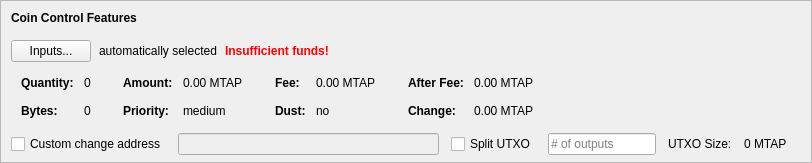
    <widget class="QFrame" name="frameCoinControl">
     <property name="sizePolicy">
      <sizepolicy hsizetype="Expanding" vsizetype="Expanding">
       <horstretch>0</horstretch>
       <verstretch>0</verstretch>
      </sizepolicy>
     </property>
     <property name="maximumSize">
      <size>
       <width>16777215</width>
       <height>16777215</height>
      </size>
     </property>
     <property name="frameShape">
      <enum>QFrame::StyledPanel</enum>
     </property>
     <property name="frameShadow">
      <enum>QFrame::Sunken</enum>
     </property>
     <layout class="QVBoxLayout" name="verticalLayoutCoinControl2">
      <property name="spacing">
       <number>0</number>
      </property>
      <property name="leftMargin">
       <number>0</number>
      </property>
      <property name="topMargin">
       <number>0</number>
      </property>
      <property name="rightMargin">
       <number>0</number>
      </property>
      <property name="bottomMargin">
       <number>6</number>
      </property>
      <item>
       <layout class="QVBoxLayout" name="verticalLayoutCoinControl" stretch="0,0,0,0,1">
        <property name="spacing">
         <number>0</number>
        </property>
        <property name="leftMargin">
         <number>10</number>
        </property>
        <property name="topMargin">
         <number>10</number>
        </property>
        <item>
         <layout class="QHBoxLayout" name="horizontalLayoutCoinControl1">
          <property name="bottomMargin">
           <number>15</number>
          </property>
          <item>
           <widget class="QLabel" name="labelCoinControlFeatures">
            <property name="sizePolicy">
             <sizepolicy hsizetype="Preferred" vsizetype="Maximum">
              <horstretch>0</horstretch>
              <verstretch>0</verstretch>
             </sizepolicy>
            </property>
            <property name="font">
             <font>
              <weight>75</weight>
              <bold>true</bold>
             </font>
            </property>
            <property name="styleSheet">
             <string notr="true">font-weight:bold;</string>
            </property>
            <property name="text">
             <string>Coin Control Features</string>
            </property>
           </widget>
          </item>
         </layout>
        </item>
        <item>
         <layout class="QHBoxLayout" name="horizontalLayoutCoinControl2" stretch="0,0,0,0">
          <property name="spacing">
           <number>8</number>
          </property>
          <property name="bottomMargin">
           <number>10</number>
          </property>
          <item>
           <widget class="QPushButton" name="pushButtonCoinControl">
            <property name="styleSheet">
             <string notr="true"/>
            </property>
            <property name="text">
             <string>Inputs...</string>
            </property>
            <property name="autoDefault">
             <bool>false</bool>
            </property>
           </widget>
          </item>
          <item>
           <widget class="QLabel" name="labelCoinControlAutomaticallySelected">
            <property name="text">
             <string>automatically selected</string>
            </property>
            <property name="margin">
             <number>5</number>
            </property>
           </widget>
          </item>
          <item>
           <widget class="QLabel" name="labelCoinControlInsuffFunds">
            <property name="font">
             <font>
              <weight>75</weight>
              <bold>true</bold>
             </font>
            </property>
            <property name="styleSheet">
             <string notr="true">color:red;font-weight:bold;</string>
            </property>
            <property name="text">
             <string>Insufficient funds!</string>
            </property>
            <property name="margin">
             <number>5</number>
            </property>
           </widget>
          </item>
          <item>
           <spacer name="horizontalSpacerCoinControl">
            <property name="orientation">
             <enum>Qt::Horizontal</enum>
            </property>
            <property name="sizeHint" stdset="0">
             <size>
              <width>40</width>
              <height>1</height>
             </size>
            </property>
           </spacer>
          </item>
         </layout>
        </item>
        <item>
         <widget class="QWidget" name="widgetCoinControl" native="true">
          <property name="sizePolicy">
           <sizepolicy hsizetype="Preferred" vsizetype="Preferred">
            <horstretch>0</horstretch>
            <verstretch>0</verstretch>
           </sizepolicy>
          </property>
          <property name="minimumSize">
           <size>
            <width>0</width>
            <height>0</height>
           </size>
          </property>
          <property name="styleSheet">
           <string notr="true"/>
          </property>
          <layout class="QHBoxLayout" name="horizontalLayoutCoinControl5">
           <property name="leftMargin">
            <number>0</number>
           </property>
           <property name="topMargin">
            <number>0</number>
           </property>
           <property name="rightMargin">
            <number>0</number>
           </property>
           <property name="bottomMargin">
            <number>0</number>
           </property>
           <item>
            <layout class="QHBoxLayout" name="horizontalLayoutCoinControl3" stretch="0,0,0,1">
             <property name="spacing">
              <number>20</number>
             </property>
             <property name="topMargin">
              <number>0</number>
             </property>
             <property name="bottomMargin">
              <number>10</number>
             </property>
             <item>
              <layout class="QFormLayout" name="formLayoutCoinControl1">
               <property name="horizontalSpacing">
                <number>10</number>
               </property>
               <property name="verticalSpacing">
                <number>14</number>
               </property>
               <property name="leftMargin">
                <number>10</number>
               </property>
               <property name="topMargin">
                <number>4</number>
               </property>
               <property name="rightMargin">
                <number>6</number>
               </property>
               <item row="0" column="0">
                <widget class="QLabel" name="labelCoinControlQuantityText">
                 <property name="font">
                  <font>
                   <weight>75</weight>
                   <bold>true</bold>
                  </font>
                 </property>
                 <property name="text">
                  <string>Quantity:</string>
                 </property>
                 <property name="margin">
                  <number>0</number>
                 </property>
                </widget>
               </item>
               <item row="0" column="1">
                <widget class="QLabel" name="labelCoinControlQuantity">
                 <property name="cursor">
                  <cursorShape>IBeamCursor</cursorShape>
                 </property>
                 <property name="contextMenuPolicy">
                  <enum>Qt::ActionsContextMenu</enum>
                 </property>
                 <property name="text">
                  <string notr="true">0</string>
                 </property>
                 <property name="margin">
                  <number>0</number>
                 </property>
                 <property name="textInteractionFlags">
                  <set>Qt::LinksAccessibleByMouse|Qt::TextSelectableByKeyboard|Qt::TextSelectableByMouse</set>
                 </property>
                </widget>
               </item>
               <item row="1" column="0">
                <widget class="QLabel" name="labelCoinControlBytesText">
                 <property name="font">
                  <font>
                   <weight>75</weight>
                   <bold>true</bold>
                  </font>
                 </property>
                 <property name="text">
                  <string>Bytes:</string>
                 </property>
                </widget>
               </item>
               <item row="1" column="1">
                <widget class="QLabel" name="labelCoinControlBytes">
                 <property name="cursor">
                  <cursorShape>IBeamCursor</cursorShape>
                 </property>
                 <property name="contextMenuPolicy">
                  <enum>Qt::ActionsContextMenu</enum>
                 </property>
                 <property name="text">
                  <string notr="true">0</string>
                 </property>
                 <property name="textInteractionFlags">
                  <set>Qt::LinksAccessibleByMouse|Qt::TextSelectableByKeyboard|Qt::TextSelectableByMouse</set>
                 </property>
                </widget>
               </item>
              </layout>
             </item>
             <item>
              <layout class="QFormLayout" name="formLayoutCoinControl2">
               <property name="horizontalSpacing">
                <number>10</number>
               </property>
               <property name="verticalSpacing">
                <number>14</number>
               </property>
               <property name="leftMargin">
                <number>6</number>
               </property>
               <property name="topMargin">
                <number>4</number>
               </property>
               <property name="rightMargin">
                <number>6</number>
               </property>
               <item row="0" column="0">
                <widget class="QLabel" name="labelCoinControlAmountText">
                 <property name="font">
                  <font>
                   <weight>75</weight>
                   <bold>true</bold>
                  </font>
                 </property>
                 <property name="text">
                  <string>Amount:</string>
                 </property>
                 <property name="margin">
                  <number>0</number>
                 </property>
                </widget>
               </item>
               <item row="0" column="1">
                <widget class="QLabel" name="labelCoinControlAmount">
                 <property name="cursor">
                  <cursorShape>IBeamCursor</cursorShape>
                 </property>
                 <property name="contextMenuPolicy">
                  <enum>Qt::ActionsContextMenu</enum>
                 </property>
                 <property name="text">
                  <string notr="true">0.00 MTAP</string>
                 </property>
                 <property name="textInteractionFlags">
                  <set>Qt::LinksAccessibleByMouse|Qt::TextSelectableByKeyboard|Qt::TextSelectableByMouse</set>
                 </property>
                </widget>
               </item>
               <item row="1" column="0">
                <widget class="QLabel" name="labelCoinControlPriorityText">
                 <property name="font">
                  <font>
                   <weight>75</weight>
                   <bold>true</bold>
                  </font>
                 </property>
                 <property name="text">
                  <string>Priority:</string>
                 </property>
                </widget>
               </item>
               <item row="1" column="1">
                <widget class="QLabel" name="labelCoinControlPriority">
                 <property name="cursor">
                  <cursorShape>IBeamCursor</cursorShape>
                 </property>
                 <property name="contextMenuPolicy">
                  <enum>Qt::ActionsContextMenu</enum>
                 </property>
                 <property name="text">
                  <string>medium</string>
                 </property>
                 <property name="textInteractionFlags">
                  <set>Qt::LinksAccessibleByMouse|Qt::TextSelectableByKeyboard|Qt::TextSelectableByMouse</set>
                 </property>
                </widget>
               </item>
              </layout>
             </item>
             <item>
              <layout class="QFormLayout" name="formLayoutCoinControl3">
               <property name="horizontalSpacing">
                <number>10</number>
               </property>
               <property name="verticalSpacing">
                <number>14</number>
               </property>
               <property name="leftMargin">
                <number>6</number>
               </property>
               <property name="topMargin">
                <number>4</number>
               </property>
               <property name="rightMargin">
                <number>6</number>
               </property>
               <item row="0" column="0">
                <widget class="QLabel" name="labelCoinControlFeeText">
                 <property name="font">
                  <font>
                   <weight>75</weight>
                   <bold>true</bold>
                  </font>
                 </property>
                 <property name="text">
                  <string>Fee:</string>
                 </property>
                 <property name="margin">
                  <number>0</number>
                 </property>
                </widget>
               </item>
               <item row="0" column="1">
                <widget class="QLabel" name="labelCoinControlFee">
                 <property name="cursor">
                  <cursorShape>IBeamCursor</cursorShape>
                 </property>
                 <property name="contextMenuPolicy">
                  <enum>Qt::ActionsContextMenu</enum>
                 </property>
                 <property name="text">
                  <string notr="true">0.00 MTAP</string>
                 </property>
                 <property name="textInteractionFlags">
                  <set>Qt::LinksAccessibleByMouse|Qt::TextSelectableByKeyboard|Qt::TextSelectableByMouse</set>
                 </property>
                </widget>
               </item>
               <item row="1" column="0">
                <widget class="QLabel" name="labelCoinControlLowOutputText">
                 <property name="font">
                  <font>
                   <weight>75</weight>
                   <bold>true</bold>
                  </font>
                 </property>
                 <property name="text">
                  <string>Dust:</string>
                 </property>
                </widget>
               </item>
               <item row="1" column="1">
                <widget class="QLabel" name="labelCoinControlLowOutput">
                 <property name="cursor">
                  <cursorShape>IBeamCursor</cursorShape>
                 </property>
                 <property name="contextMenuPolicy">
                  <enum>Qt::ActionsContextMenu</enum>
                 </property>
                 <property name="text">
                  <string>no</string>
                 </property>
                 <property name="textInteractionFlags">
                  <set>Qt::LinksAccessibleByMouse|Qt::TextSelectableByKeyboard|Qt::TextSelectableByMouse</set>
                 </property>
                </widget>
               </item>
              </layout>
             </item>
             <item>
              <layout class="QFormLayout" name="formLayoutCoinControl4">
               <property name="horizontalSpacing">
                <number>10</number>
               </property>
               <property name="verticalSpacing">
                <number>14</number>
               </property>
               <property name="leftMargin">
                <number>6</number>
               </property>
               <property name="topMargin">
                <number>4</number>
               </property>
               <property name="rightMargin">
                <number>6</number>
               </property>
               <item row="0" column="0">
                <widget class="QLabel" name="labelCoinControlAfterFeeText">
                 <property name="font">
                  <font>
                   <weight>75</weight>
                   <bold>true</bold>
                  </font>
                 </property>
                 <property name="text">
                  <string>After Fee:</string>
                 </property>
                 <property name="margin">
                  <number>0</number>
                 </property>
                </widget>
               </item>
               <item row="0" column="1">
                <widget class="QLabel" name="labelCoinControlAfterFee">
                 <property name="cursor">
                  <cursorShape>IBeamCursor</cursorShape>
                 </property>
                 <property name="contextMenuPolicy">
                  <enum>Qt::ActionsContextMenu</enum>
                 </property>
                 <property name="text">
                  <string notr="true">0.00 MTAP</string>
                 </property>
                 <property name="textInteractionFlags">
                  <set>Qt::LinksAccessibleByMouse|Qt::TextSelectableByKeyboard|Qt::TextSelectableByMouse</set>
                 </property>
                </widget>
               </item>
               <item row="1" column="0">
                <widget class="QLabel" name="labelCoinControlChangeText">
                 <property name="font">
                  <font>
                   <weight>75</weight>
                   <bold>true</bold>
                  </font>
                 </property>
                 <property name="text">
                  <string>Change:</string>
                 </property>
                </widget>
               </item>
               <item row="1" column="1">
                <widget class="QLabel" name="labelCoinControlChange">
                 <property name="cursor">
                  <cursorShape>IBeamCursor</cursorShape>
                 </property>
                 <property name="contextMenuPolicy">
                  <enum>Qt::ActionsContextMenu</enum>
                 </property>
                 <property name="text">
                  <string notr="true">0.00 MTAP</string>
                 </property>
                 <property name="textInteractionFlags">
                  <set>Qt::LinksAccessibleByMouse|Qt::TextSelectableByKeyboard|Qt::TextSelectableByMouse</set>
                 </property>
                </widget>
               </item>
              </layout>
             </item>
            </layout>
           </item>
          </layout>
         </widget>
        </item>
        <item>
         <layout class="QHBoxLayout" name="horizontalLayoutCoinControl4" stretch="0,0,0,0,0,0,0">
          <property name="spacing">
           <number>12</number>
          </property>
          <property name="sizeConstraint">
           <enum>QLayout::SetDefaultConstraint</enum>
          </property>
          <property name="topMargin">
           <number>5</number>
          </property>
          <property name="rightMargin">
           <number>5</number>
          </property>
          <item>
           <widget class="QCheckBox" name="checkBoxCoinControlChange">
            <property name="toolTip">
             <string>If this is activated, but the change address is empty or invalid, change will be sent to a newly generated address.</string>
            </property>
            <property name="text">
             <string>Custom change address</string>
            </property>
           </widget>
          </item>
          <item>
           <widget class="QValidatedLineEdit" name="lineEditCoinControlChange">
            <property name="enabled">
             <bool>false</bool>
            </property>
            <property name="sizePolicy">
             <sizepolicy hsizetype="Expanding" vsizetype="Fixed">
              <horstretch>0</horstretch>
              <verstretch>0</verstretch>
             </sizepolicy>
            </property>
           </widget>
          </item>
          <item>
           <widget class="QCheckBox" name="splitBlockCheckBox">
            <property name="text">
             <string>Split UTXO</string>
            </property>
           </widget>
          </item>
          <item>
           <widget class="QLineEdit" name="splitBlockLineEdit">
            <property name="sizePolicy">
             <sizepolicy hsizetype="Fixed" vsizetype="Fixed">
              <horstretch>50</horstretch>
              <verstretch>0</verstretch>
             </sizepolicy>
            </property>
            <property name="placeholderText">
             <string># of outputs</string>
            </property>
           </widget>
          </item>
          <item>
           <widget class="QLabel" name="labelBlockSizeText">
            <property name="text">
             <string>UTXO Size:</string>
            </property>
           </widget>
          </item>
          <item>
           <widget class="QLabel" name="labelBlockSize">
            <property name="text">
             <string>0 MTAP</string>
            </property>
           </widget>
          </item>
          <item>
           <widget class="QLabel" name="labelCoinControlChangeLabel">
            <property name="sizePolicy">
             <sizepolicy hsizetype="Preferred" vsizetype="Expanding">
              <horstretch>0</horstretch>
              <verstretch>0</verstretch>
             </sizepolicy>
            </property>
            <property name="minimumSize">
             <size>
              <width>0</width>
              <height>0</height>
             </size>
            </property>
            <property name="text">
             <string/>
            </property>
            <property name="margin">
             <number>3</number>
            </property>
           </widget>
          </item>
         </layout>
        </item>
        <item>
         <spacer name="verticalSpacerCoinControl">
          <property name="orientation">
           <enum>Qt::Vertical</enum>
          </property>
          <property name="sizeHint" stdset="0">
           <size>
            <width>800</width>
            <height>1</height>
           </size>
          </property>
         </spacer>
        </item>
       </layout>
      </item>
     </layout>
    </widget>
